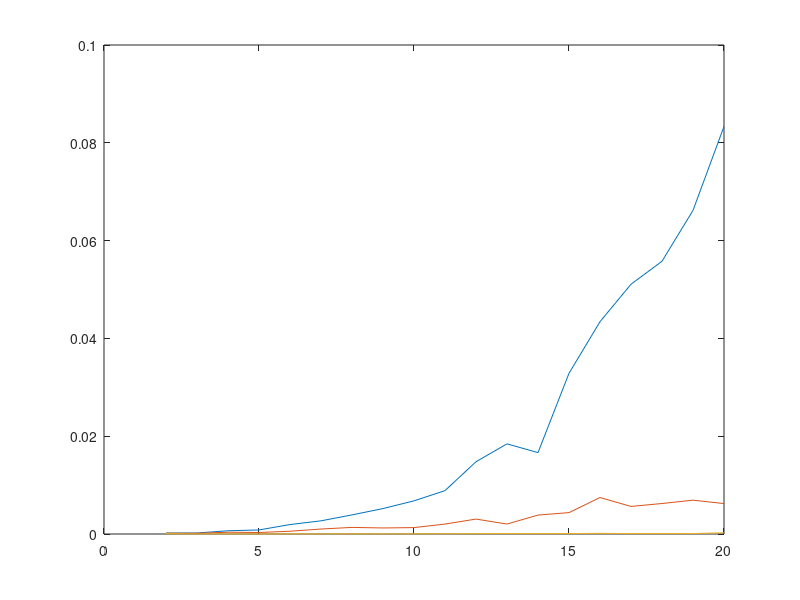

The MATLAB script that drew this image:
function A1_exercises
  function C = multiply_matrices_3loops(A,B)
    if size(A)(2) != size(B)(1)
      disp("cant multiply because size(A)(2) != size(B)")
      return
    endif
    
    M=size(A)(1);
    N=size(A)(2);
    O=size(B)(2);
    C = zeros(M,O);
    
    for m=1:M
        for o=1:O
            for n=1:N
              C(m,o)+=A(m,n)*B(n,o);
            endfor
        endfor
    endfor
    
  endfunction

  function C = multiply_matrices_2loops(A,B)
        
    if size(A)(2) != size(B)(1)
      disp("cant multiply because size(A)(2) != size(B)")
      return
    endif
    
    M=size(A)(1);
    N=size(A)(2);
    O=size(B)(2);
    
    C = zeros(M,O);
    
    for m=1:M
        for o=1:O
            C(m,o)=sum(A(m,:).*B(:,o).');
            #C(m,o)=sum(A(m,:)B(:,o));
        endfor
    endfor
    endfunction
    
  function C = multiply_matrices_noloops(A,B)
        C=A*B;  
  endfunction
    
  function [t,C_3loops,C_2loops,C_noloop] = measure_execution_times(A,B)
    t=zeros(3,1);
    
    tic;
    C_3loops=multiply_matrices_3loops(A,B);
    t(1) = toc;
    
    tic;
    C_2loops=multiply_matrices_2loops(A,B);
    t(2) = toc;
    
    tic;
    C_noloop=multiply_matrices_noloops(A,B);
    t(3) = toc;
  endfunction
    
    

    



  
  # init stuff:
  s=2:20; #calculating with s times s (sxs) matrices
  
  timeresults=zeros(3,size(s)(2));
  
  #can compare matrices like this: mean(mean(abs(A-B))
  mean_errors=zeros(3,size(s)(2));
  
  for i=1:size(s)(2)
      s(i)
      N=s(i);
      M=s(i);
      O=s(i);
      A=rand(M,N)*10;
      B=rand(N,O)*10;
      [timeresults(:,i),c3,c2,c0]=measure_execution_times(A,B);
  endfor
  
  plot(s,timeresults(:,:))
  
  



endfunction
